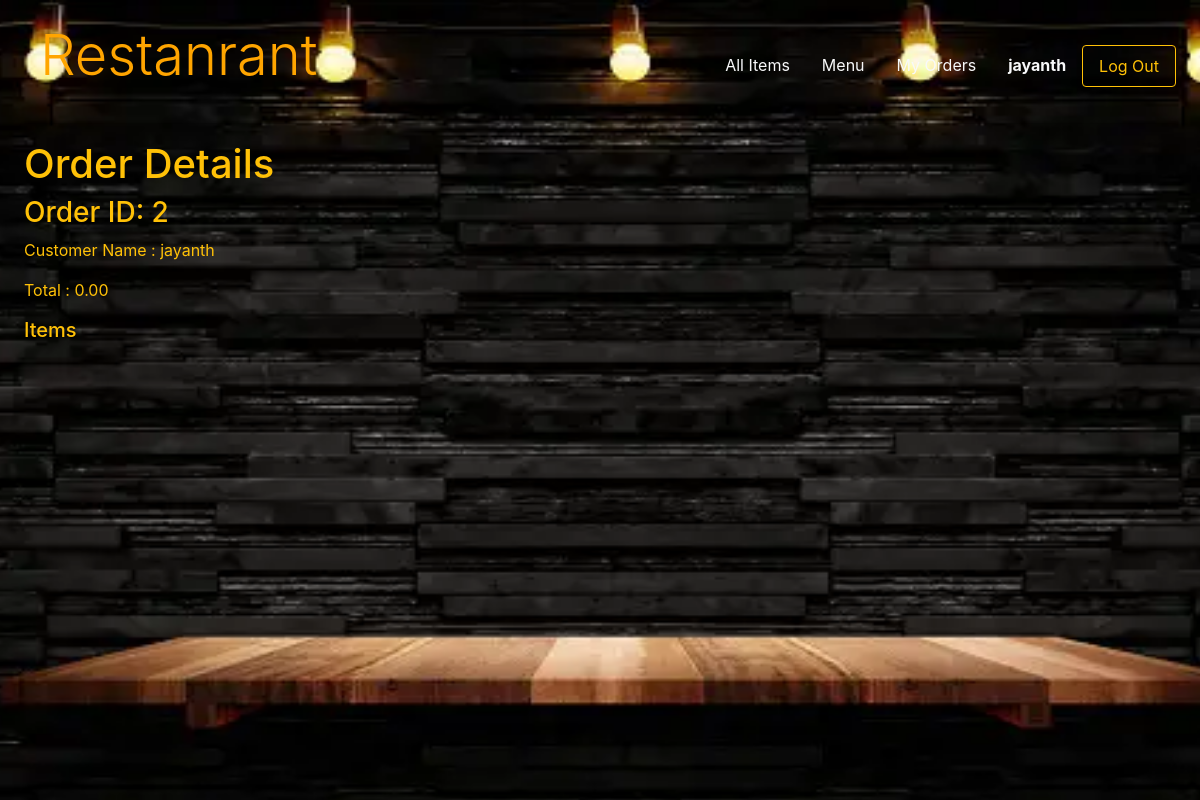
/myorders (signed in), run on an earlier commit of the app's database.
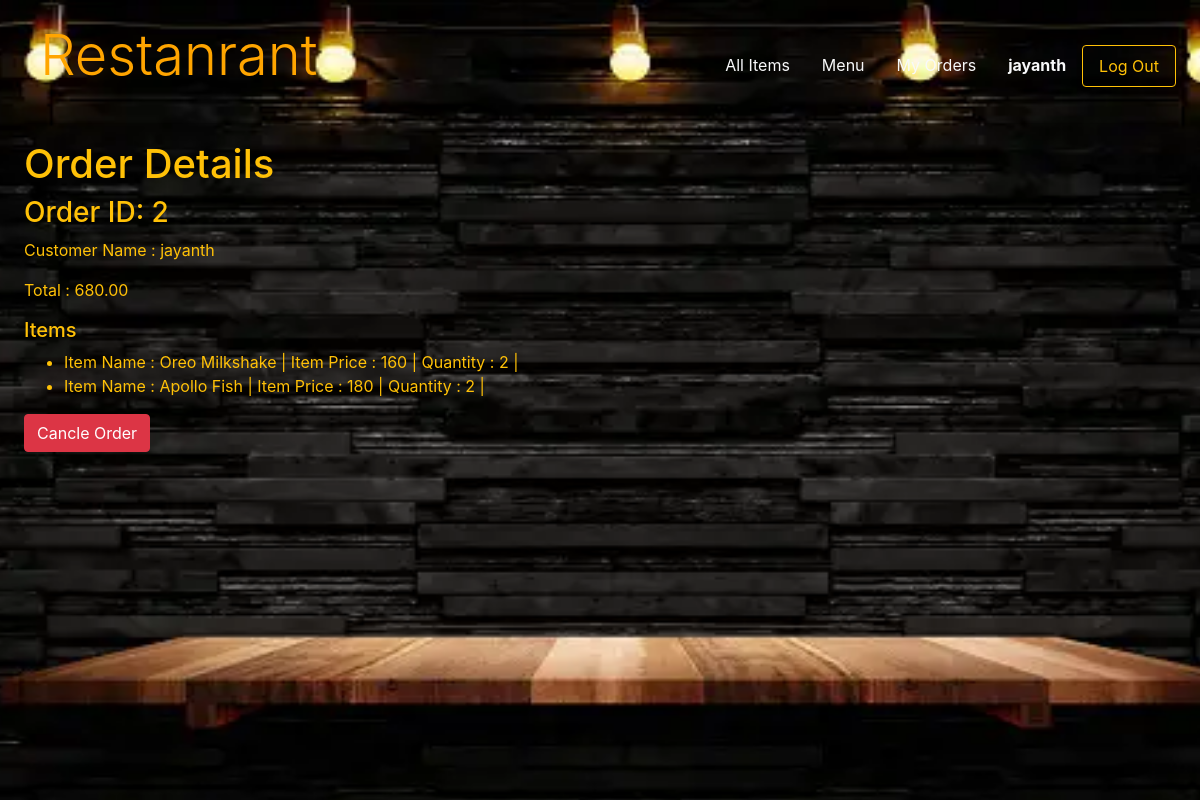
And on a later commit of the database.
### restaurant/models.py (models this page shows, shortened)
class User(AbstractUser):
    def __str__(self):
        return f"{self.id} : {self.username}"

class Order(models.Model):
    user = models.ForeignKey(User, on_delete=models.CASCADE, related_name="orders")
    items = models.ManyToManyField(Sale,blank=True)
    total = models.DecimalField(max_digits=10, decimal_places=2, default=0)
    timestamp = models.DateTimeField(auto_now_add=True)

class Sale(models.Model):
    user = models.ForeignKey(User, on_delete=models.CASCADE, related_name="order")
    item = models.ForeignKey(Item, on_delete=models.CASCADE, related_name="sales")
    quantity = models.IntegerField(default=0,validators=[MaxValueValidator(10)])

class Item(models.Model):
    name = models.CharField(max_length=64)
    price = models.IntegerField()
    vegBool = models.BooleanField(default=True)
    rating = models.DecimalField(max_digits=2, decimal_places=1, validators=[MaxValueValidator(5)])
    imageURL = models.URLField(blank=True)
    category = models.ForeignKey(Category, blank=True,null=True ,on_delete=models.CASCADE, related_name="cat")

### restaurant/views.py (the view)
# urls.py: path("myorders", views.myorders, name="myorders"),
def myorders(request):
    order = Order.objects.filter(user=request.user)
    return render(request,"restaurant/myorder.html",{
        "orders":order
    })

### restaurant/templates/restaurant/myorder.html (shortened to what this page needs)
{% extends "restaurant/layout.html" %}
{% block body %}
<h1>Order Details</h1>
<div id="myorder">
    {% for order in orders %}
    <h3>Order ID: {{order.id}}</h3>
    <p>Customer Name : {{order.user.username}}</p>
    <p>Total : {{order.total}}</p>
    <h5>Items</h5>
    <ul>
        {% for item in order.items.all %}
            {% if item.quantity %}
            <li>Item Name : {{item.item.name}} | Item Price : {{item.item.price}} | Quantity : {{item.quantity}} | </li>
            {% endif %}
        {% endfor %}
    </ul>
    {% if order.total %}
    <form action="{% url 'cancleorder' %}" method="post">
        <input type="submit" class="btn btn-danger" value="Cancle Order">
    </form>
    {% endif %}
    {% endfor %}
</div>
{% endblock %}

### restaurant/templates/restaurant/layout.html (shortened to what this page needs)
{% load static %}
<!DOCTYPE html>
<html lang="en">
<head>
    <link rel="stylesheet" href="https://stackpath.bootstrapcdn.com/bootstrap/4.4.1/css/bootstrap.min.css">
</head>
<body class="p-4 text-warning">
    <img src="{% static 'restaurant/img5.webp' %}" alt="" style="height: 102%;width: 120%;position: fixed;top: 0;left:-100px;z-index: -1;">
    <ul class="nav d-flex justify-content-between ">
        <li class="nav-item position-relative" style="top: -10px;">
            <a class="nav-link display-4 display-sm-4" style="color: orange;"  href="{% url 'index' %}">Restanrant</a>
        </li>
        <div class="align-self-center d-flex " id="navbarNav">
            {% if user.is_authenticated %}
                <li class="nav-item ">
                    <a class="nav-link text-light" href="{% url 'index' %}" id="allitems">All Items</a>
                </li>
                <li class="nav-item ">
                    <a class="nav-link text-light" id="menua" href="{% url 'menu' %}">Menu</a>
                </li>
            {% endif %}
                {% if user.is_authenticated %}
                <li class="nav-item">
                    <a class="nav-link text-light" href="{% url 'myorders' %}">My Orders</a>
                </li>
                <li class="nav-item">
                    <a class="nav-link text-light" href="{% url 'index' %}"><strong>{{ user.username }}</strong></a>
                </li>
                <li class="nav-item">
                    <a class="nav-link btn btn-outline-warning " href="{% url 'logout' %}">Log Out</a>
                </li>
                {% endif %}
        </div>
    </ul>
    <hr>
    {% block body %}
    {% endblock %}
</body>
</html>

What changed in the data, as far as the page shows it:
changed Order "jayanth": gains Sale (item.name "Oreo Milkshake", item.price "160", quantity "2"); total "0.00" → "680.00"; value (not shown) → "Cancle Order"
added Sale: item.name "Apollo Fish", item.price "180", quantity "2"
